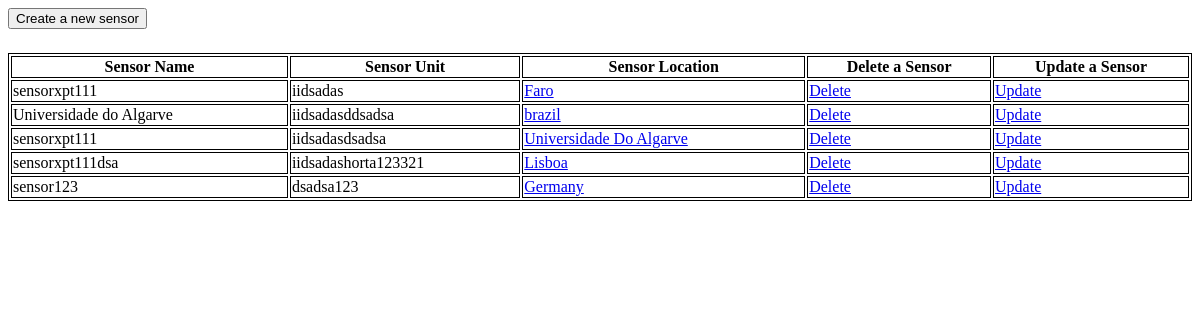
Page /home on the earlier database version.
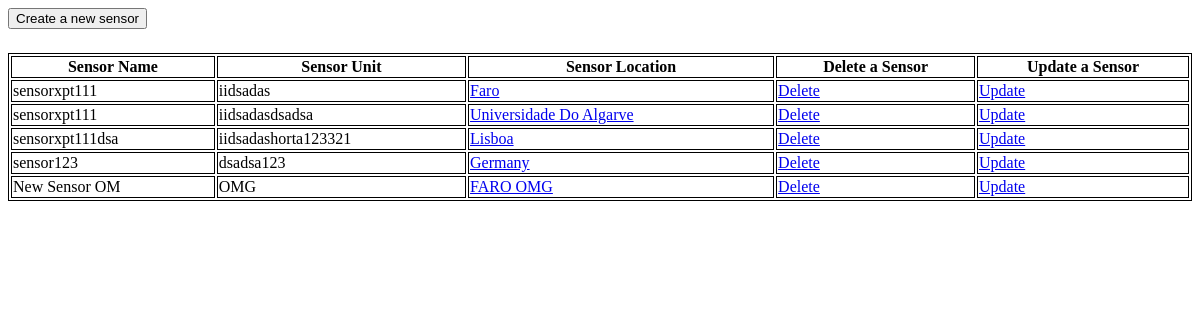
Same page on the later database version.
### tables this page shows
CREATE TABLE "Sensor" (
	"idSensor"	INTEGER NOT NULL UNIQUE,
	"idLocation"	INTEGER,
	"name"	TEXT NOT NULL,
	"unit"	TEXT,
	FOREIGN KEY("idLocation") REFERENCES "Location"("idLocation") ON DELETE CASCADE,
	PRIMARY KEY("idSensor" AUTOINCREMENT)
);

### main.py (the view)
@app.route('/', methods=['GET'])
@app.route('/home', methods=['GET'])
def homeScreen():
    sensorsList = json.loads(listSensor())
    return render_template('home.html', sensors=sensorsList)

### main.py (called while the page is built)
@app.route('/sensors', methods=['GET'])
def listSensor():
    connection = sqlite3.connect("TP2.db")
    connection.row_factory = sqlite3.Row
    cursor = connection.cursor()
    cursor.execute('SELECT Sensor.idSensor, Sensor.unit, Sensor.name, Location.name AS location FROM Sensor,'
                   'Location WHERE Sensor.idLocation=Location.idLocation')
    sensorsList = [dict(row) for row in cursor.fetchall()]
    connection.commit()
    connection.close()
    return json.dumps(sensorsList)

### templates/home.html (shortened to what this page needs)
<!DOCTYPE html>
<html lang="en">
<head>
</head>
<body>
    <button onclick="location.href='/sensors/create-sensor'" type="button">Create a new sensor</button>
    <table style="width:100%">
       <tr>
        <th>Sensor Name</th>
        <th>Sensor Unit</th>
        <th>Sensor Location</th>
        <th>Delete a Sensor</th>
        <th>Update a Sensor</th>
       </tr>
       {% for sensor in sensors %}
       <tr>
        <td>{{sensor.name}}</td>
        <td>{{sensor.unit}}</td>
        <td><a href="https://www.google.com/maps/place/{{sensor.location}}" target="_blank" rel="noopener noreferrer">{{sensor.location}}</a></td>
        <td><a href="/sensors/{{sensor.idSensor}}/delete">Delete</a></td>
        <td><a href="/sensors/{{sensor.idSensor}}/update">Update</a></td>
       </tr>
       {% endfor %}
    </table>
</body>
</html>

### templates/home.html (style rules this page uses)
table, th, td { border: 1px solid black; }
button { margin-bottom: 24px; }

Differences in the rows shown:
removed Sensor: name "Universidade do Algarve", unit "iidsadasddsadsa", location "brazil"
added Sensor: name "New Sensor OM", unit "OMG", location "FARO OMG"
